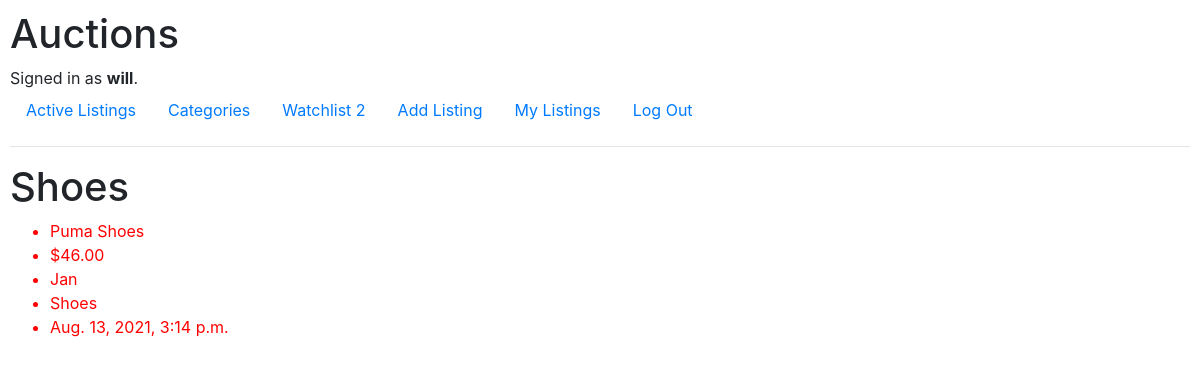
The page /categories/1 (signed in) on the database its author committed.
### auctions/models.py (models this page shows, shortened)
class User(AbstractUser):
    pass

class Category(models.Model):
    Cat_name = models.CharField(max_length=50)
    def __str__(self):
        return f"{self.Cat_name}"

class Listing(models.Model):
    user = models.ForeignKey('User', on_delete=CASCADE, related_name='user_that_make_the_auction')
    title = models.CharField(max_length=50)
    price = models.DecimalField(max_digits=10,decimal_places=2)
    category = models.ForeignKey('Category', on_delete=CASCADE, related_name='selected_category',blank=True)
    time = models.DateTimeField(auto_now_add=True, blank=True)
    image = models.ImageField(null = True, blank = True, upload_to = 'images/')
    closed = models.BooleanField(default=False)
    bid = models.ManyToManyField('Bid', blank=True, related_name='listing_bid')
    comment = models.ManyToManyField('Comment',blank=True, related_name='list_comment')

### auctions/views.py (the view)
# urls.py: path("categories/<int:cat_id>",views.specific, name='specific'),
def specific(request,cat_id):
    lis = Listing.objects.filter(category = cat_id)
    cat = Category.objects.get(pk = cat_id)
    return render(request, 'auctions/spec_category.html', {
        'catlist' :lis,
        'title' : cat,
    })

### auctions/templates/auctions/spec_category.html (shortened to what this page needs)
{% extends "auctions/layout.html" %} {% block body %}
<h1>{{title}}</h1>
{% for cat in catlist %}
<ul>
  <li>{{cat.title}}</li>
  <li>${{cat.price}}</li>
  <li>{{cat.user}}</li>
  <li>{{cat.category}}</li>
  <li>{{cat.time}}</li>
</ul>
{% empty %}
<h3>No listing {{title}}</h3>
{% endfor %} {% endblock %}

### auctions/templates/auctions/layout.html (shortened to what this page needs)
{% load static %}
<!DOCTYPE html>
<html lang="en">
  <head>
    <link
      rel="stylesheet"
      href="https://stackpath.bootstrapcdn.com/bootstrap/4.4.1/css/bootstrap.min.css"
    />
    <link href="{% static 'auctions/styles.css' %}" rel="stylesheet" />
  </head>
  <body>
    <h1>Auctions</h1>
    <div>
      {% if user.is_authenticated %} Signed in as
      <strong>{{ user.username }}</strong>. {% else %} Not signed in.
      <br />
      {% endif %}
    </div>
    <ul class="nav">
      <li class="nav-item">
        <a class="nav-link" href="{% url 'index' %}">Active Listings</a>
      </li>
      <li class="nav-item">
        <a class="nav-link" href="{% url 'categories' %}">Categories</a>
      </li>
      {% if user.is_authenticated %}
      <li class="nav-item">
        <a class="nav-link" href="{% url 'watchlist' %}"
          >Watchlist <span>{{user.users_watchlist.count}}</span></a
        >
      </li>
      <li class="nav-item">
        <a class="nav-link" href="{% url 'create_listing' %}">Add Listing</a>
      </li>
      <li class="nav-item">
        <a class="nav-link" href="{% url 'user_listing' %}">My Listings</a>
      </li>
      <li class="nav-item">
        <a class="nav-link" href="{% url 'logout' %}">Log Out</a>
      </li>
      {% endif %}
    </ul>
    <hr />
    {% block body %} {% endblock %}
  </body>
</html>

### auctions/static/auctions/styles.css (style rules this page uses)
body { padding: 10px; }
li { color: red; }

### rows shown on the page
User: username "will", users_watchlist.count "2"
Category: Cat_name "Shoes"
Listing: title "Puma Shoes", price "46.00", user "Jan", category "Shoes", time "Aug. 13, 2021, 3:14 p.m."
